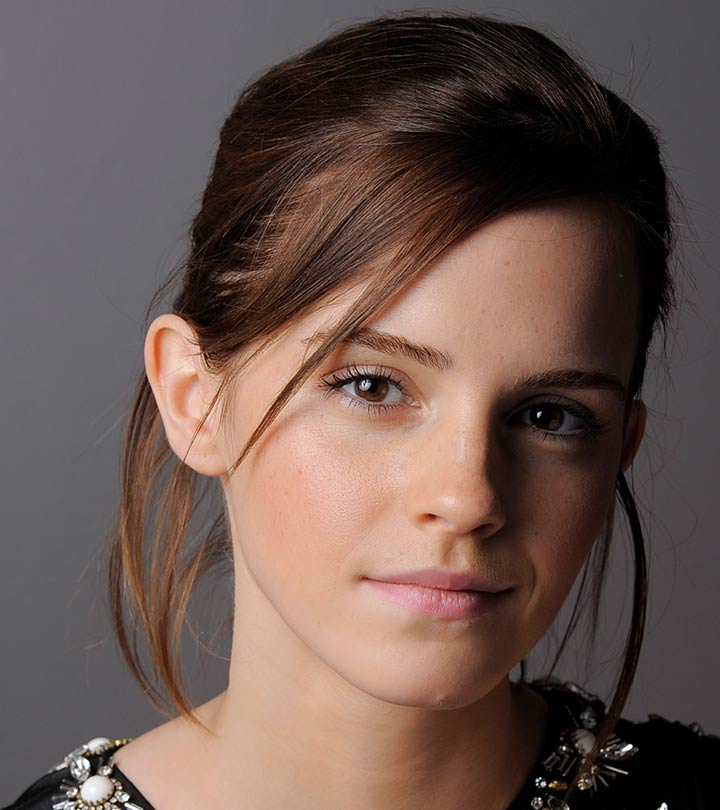
#> input picture emma.jpg, 720 x 810 px
$ python Q01.py
#> lines starting #> are read from the running program, lines starting #| are printed output that depends on the picture
import cv2 as cv
import numpy as np
import matplotlib.pyplot as plt


t1 = np.linspace(0, 50,51 ).astype('uint8')
print(len(t1))
t2 = np.linspace(51,100,0).astype('uint8')
print(len(t2))
t3 = np.linspace(101,255,100).astype('uint8')
print(len(t3))
t4 = np.linspace(150,255,105).astype('uint8')
print(len(t4))
transform = np.concatenate((t1, t2), axis=0).astype('uint8')
transform = np.concatenate((transform, t3), axis=0).astype('uint8')
transform = np.concatenate((transform, t4), axis=0).astype('uint8')
print(len(transform))
fig, ax = plt.subplots()
ax.plot(transform)
ax.set_xlabel(r'Input, $f(\mathbf{x})$')
ax.set_ylabel('Output, $\mathrm{T}[f(\mathbf{x})]$')
ax.set_xlim(0, 255)
ax.set_ylim(0, 255)
ax.set_aspect('equal')
plt.savefig('transform.png')
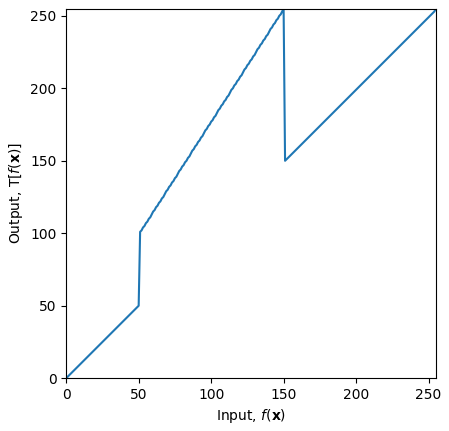
#> figure drawn by matplotlib, 1 panel; curve peaks at x = 150, y = 255
plt.show()

img_orig = cv.imread(r'emma.jpg', cv.IMREAD_GRAYSCALE)
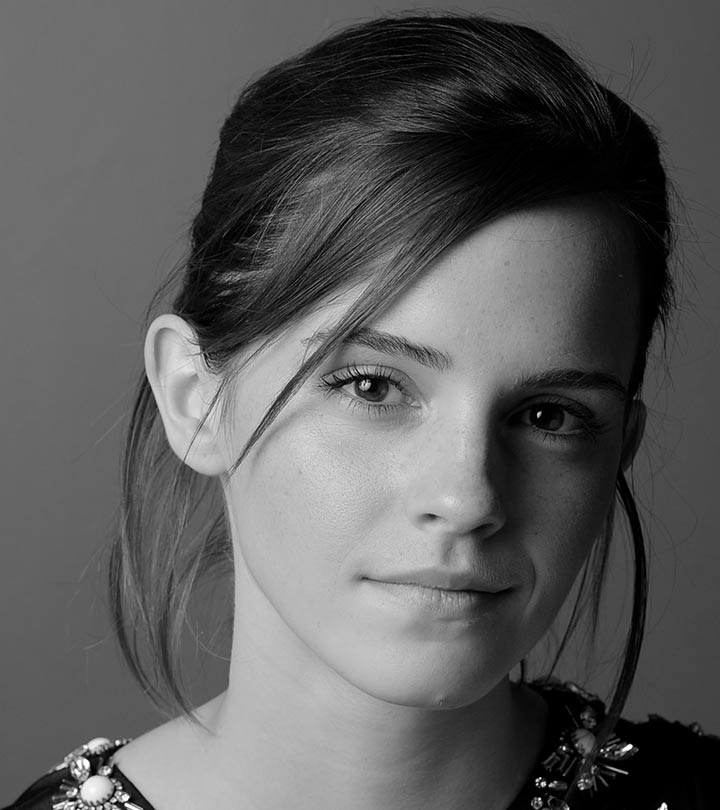
#> img_orig: shape (810, 720); min 0, max 255, mean 92.3
cv.namedWindow("Image", cv.WINDOW_AUTOSIZE)
cv.imshow("Image", img_orig)
cv.waitKey(0)
image_transformed = cv.LUT(img_orig, transform)
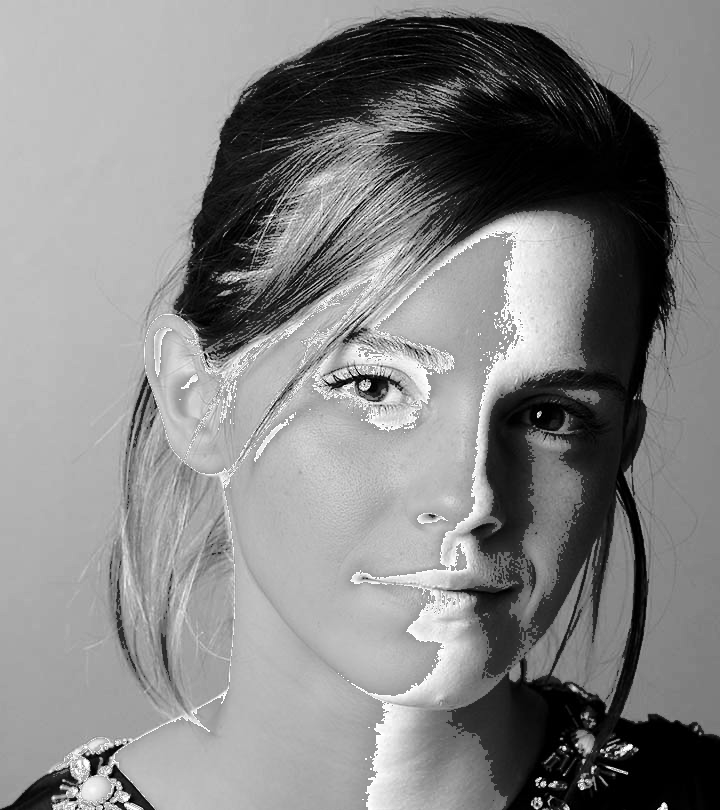
#> image_transformed: shape (810, 720); min 0, max 255, mean 132.7
cv.imshow("Image", image_transformed)
cv.waitKey(0)
cv.destroyAllWindows()

$ run again, with highlights_and_shadows.jpg copied over emma.jpg
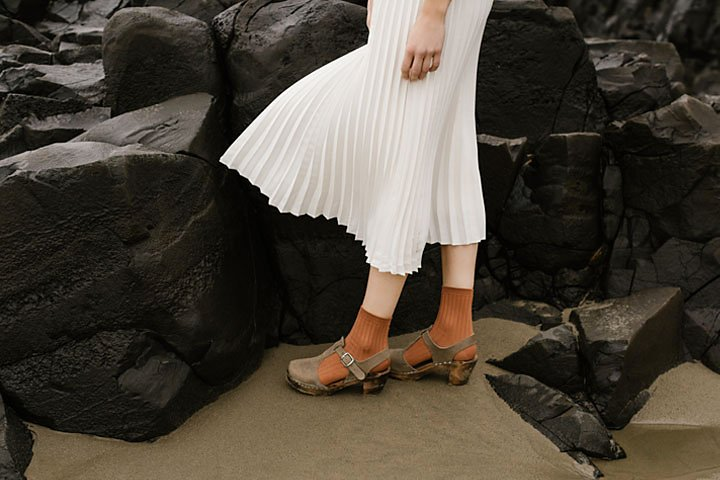
#> input picture highlights_and_shadows.jpg, 720 x 480 px
#> `img_orig = cv.imread(r'emma.jpg', cv.IMREAD_GRAYSCALE)`:
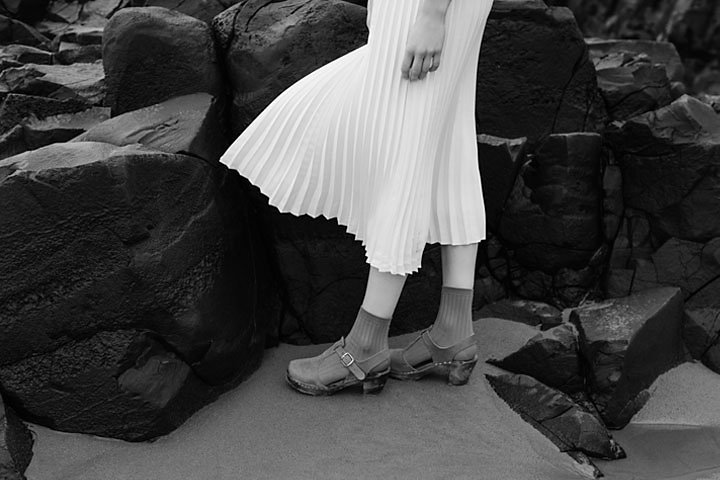
#> img_orig: shape (480, 720); min 0, max 255, mean 69.5
#> `image_transformed = cv.LUT(img_orig, transform)`:
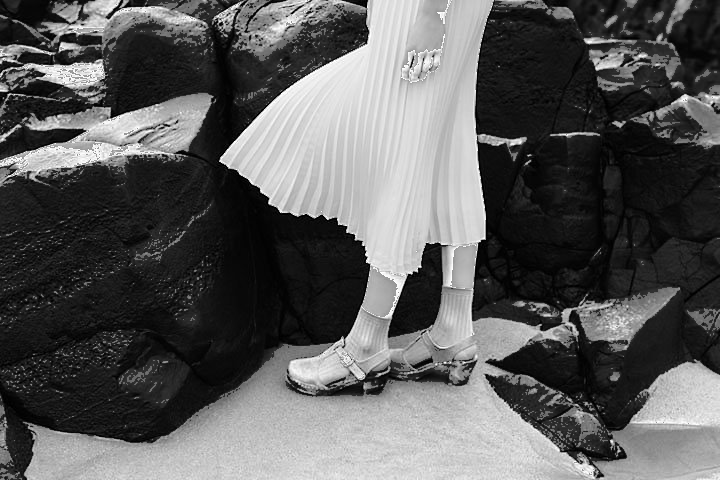
#> image_transformed: shape (480, 720); min 0, max 255, mean 91.3

$ run again, with jeniffer.jpg copied over emma.jpg
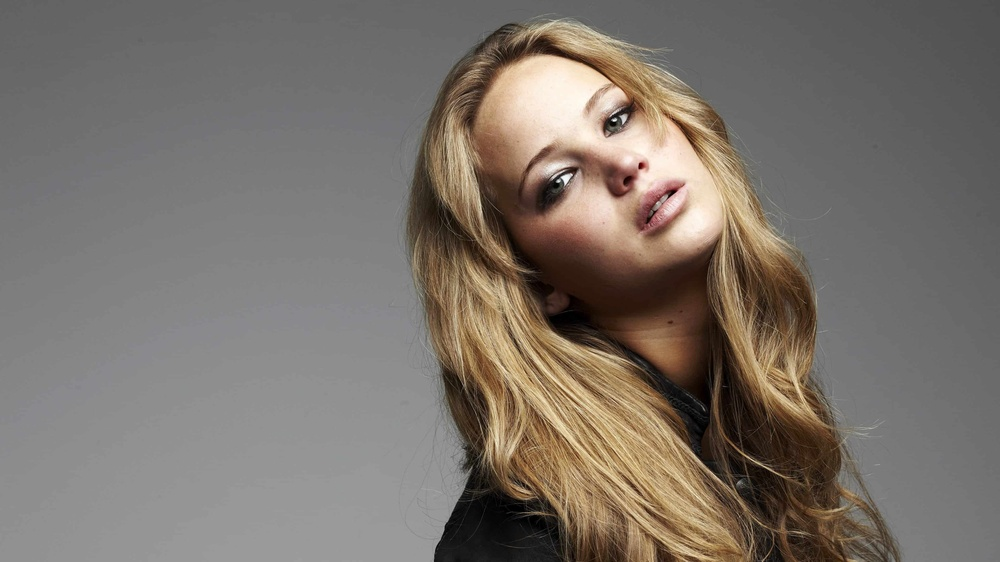
#> input picture jeniffer.jpg, 1000 x 562 px, shrunk from 3840 x 2160 before the run
#> `img_orig = cv.imread(r'emma.jpg', cv.IMREAD_GRAYSCALE)`:
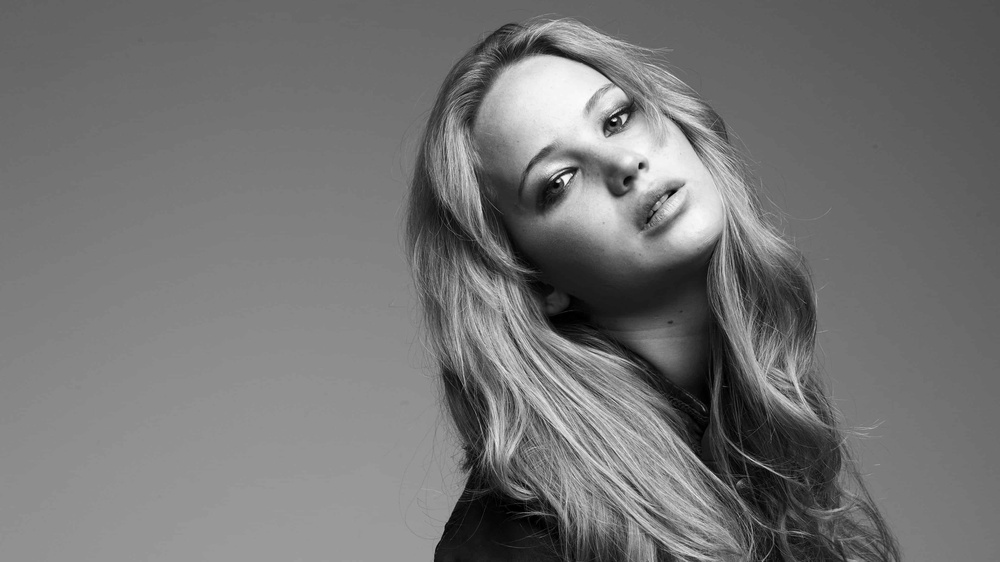
#> img_orig: shape (562, 1000); min 0, max 253, mean 115.8
#> `image_transformed = cv.LUT(img_orig, transform)`:
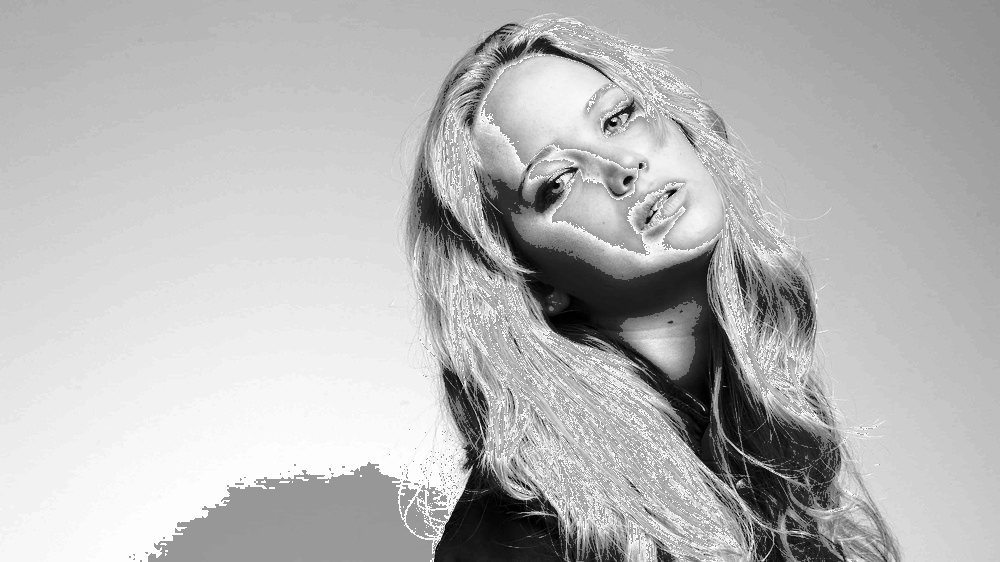
#> image_transformed: shape (562, 1000); min 0, max 255, mean 183.1
